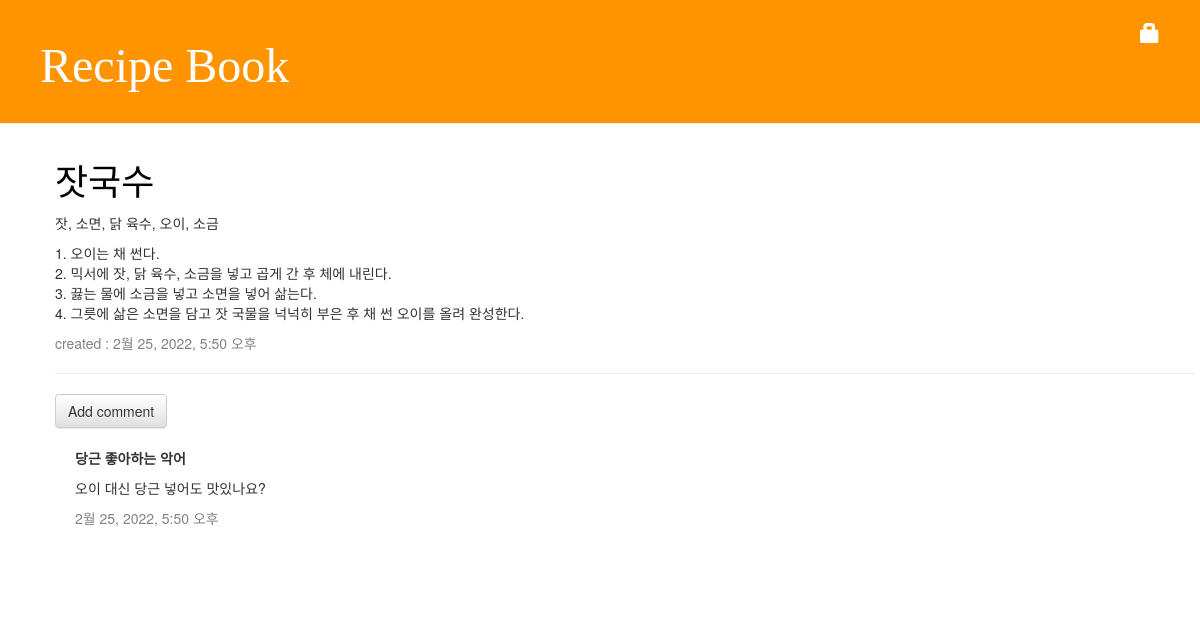
The app's page /recipe/2/ with its own data.
### recipe/models.py (models this page shows, shortened)
class Recipe(models.Model):
    author = models.ForeignKey('auth.User', on_delete=models.CASCADE)
    food_name = models.CharField(max_length=500)
    ingredient = models.TextField()
    recipe = models.TextField()
    created_date = models.DateTimeField(default=timezone.now)

class Comment(models.Model):
    recipe = models.ForeignKey('recipe.Recipe', on_delete=models.CASCADE, related_name='comments')
    author = models.CharField(max_length=200)
    text = models.TextField()
    created_date = models.DateTimeField(default=timezone.now)
    approved_comment = models.BooleanField(default=False)

### recipe/views.py (the view)
# urls.py: path('<int:pk>/', views.recipe_detail, name='recipe_detail'),
def recipe_detail(request, pk):
    recipe = get_object_or_404(Recipe, pk=pk)
    return render(request, 'recipe/recipe_detail.html', {'recipe': recipe})

### recipe/templates/recipe/recipe_detail.html (shortened to what this page needs)
{% extends 'recipe/background.html' %}
{% block block %}
    <div class="post">
       <h1><a href="">{{ recipe.food_name }}</a></h1>
        <p>{{ recipe.ingredient|linebreaksbr }}</p>
        <p>{{ recipe.recipe|linebreaksbr }}</p>
        <div class="date">
            <p>created : {{ recipe.created_date }}</p>
        </div>
        <hr>
            <a class="btn btn-default" href="{% url 'comment_add' pk=recipe.pk %}">
                Add comment
            </a>
            {% for comment in recipe.comments.all %}
                {% if user.is_authenticated or comment.approved_comment %}
                    <div class="comment">
                        <strong>{{ comment.author }}</strong>
                        <p>{{ comment.text|linebreaks }}</p>
                        <div class="date">{{ comment.created_date }}</div>
                    </div>
                {% endif %}
            {% empty %}
                <div style="margin-top: 10px;">
                <p>아직 댓글이 없습니다 :(</p>
                </div>
            {% endfor %}
    </div>
{% endblock %}

### recipe/static/css/recipe.css (style rules this page uses)
h1, h2, h3, h4 { font-family: '맑은 고딕 Semilight', cursive; }
.date { color: #828282; }
.post { margin-bottom: 70px; }
.post h1 a, .post h1 a:visited { color: #000000; font-family: 'Gaegu', cursive; }
.comment { margin: 20px 0px 20px 20px; }

### records on screen
Recipe: food_name "잣국수", ingredient "잣, 소면, 닭 육수, 오이, 소금", recipe "1. 오이는 채 썬다. 2. 믹서에 잣, 닭 육수, 소금을 넣고 곱게 간 후 체에 내린다. 3. 끓는 물에 소금을 넣고 소면을 넣어 삶는다. 4. 그릇에 삶은 소면을 담고 잣 국물을 넉넉히 부은 후 채 썬 오이를 올려 완성한다.", created_date "2월 25, 2022, 5:50 오후"
Comment: author "당근 좋아하는 악어", text "오이 대신 당근 넣어도 맛있나요?", created_date "2월 25, 2022, 5:50 오후"
